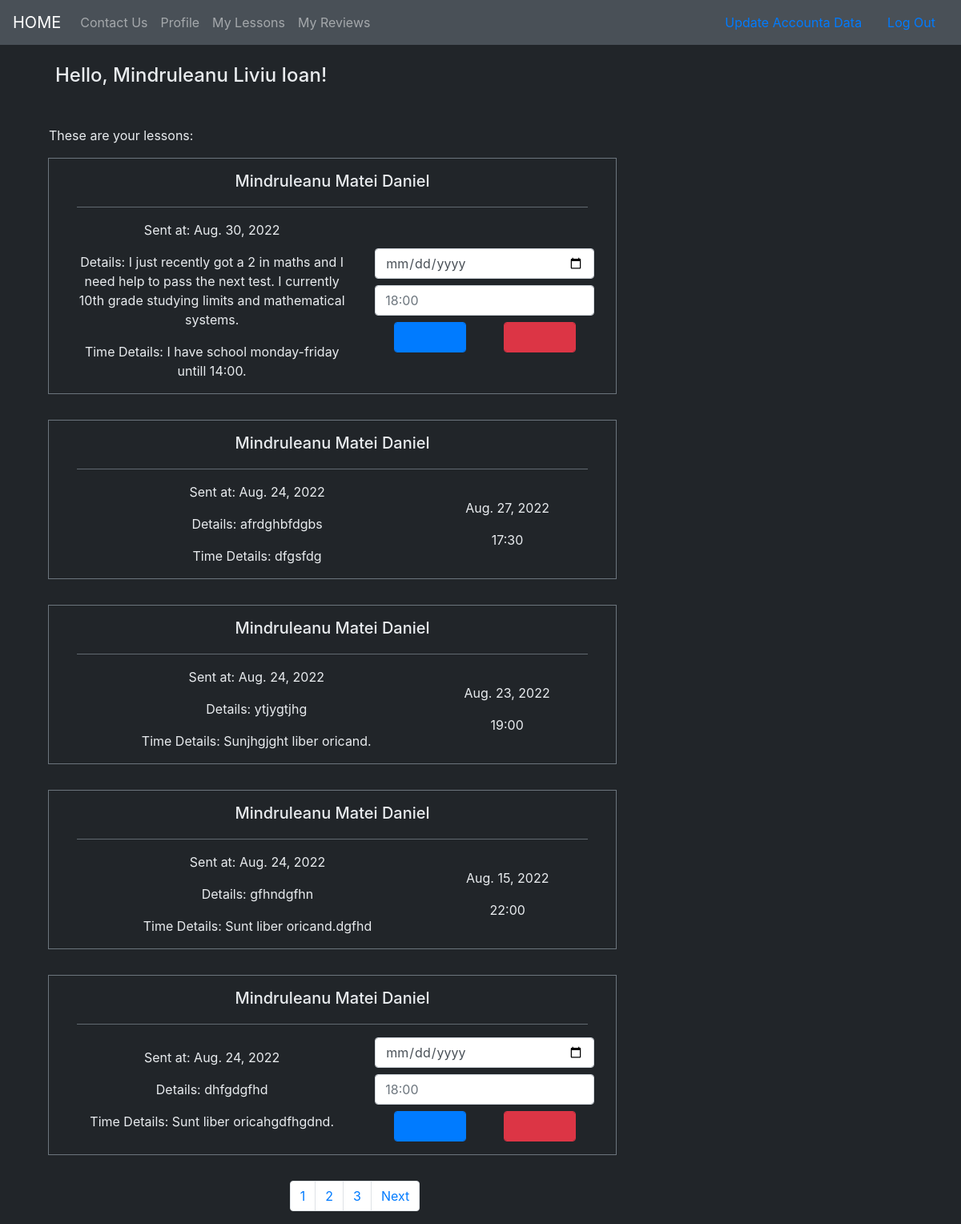
/lessons/t/9/ (signed in), run on the app's committed database.
### accounts/models.py (models this page shows, shortened)
class User(AbstractUser):
    phone_number = models.CharField(max_length=10,blank=False, validators=[phone_number_validator], unique=True)
    email = models.EmailField(unique=True)
    is_student = models.BooleanField(default=False)
    is_teacher = models.BooleanField(default=False)

### lessons/models.py (models this page shows, shortened)
class Lesson(models.Model):
    user = models.ForeignKey(User, on_delete=models.CASCADE)
    teacher = models.ForeignKey(Teacher, on_delete=models.CASCADE, null=True)
    sent_date = models.DateField(auto_now_add=True)
    accepted = models.BooleanField(default=False)
    planned_date = models.DateField(auto_now_add=False, null=True, blank=True)
    planned_time = models.CharField(max_length=164, null=True, blank=True)
    description = models.TextField()
    time_description = models.TextField(default="Sunt liber oricand.")
    class Meta:
        ordering = ["-sent_date"]

### lessons/views.py (the view, shortened to what this page needs)
# urls.py: path('t/<int:pk>/', views.TeacherLessons.as_view(), name='appending_lessons'),
@method_decorator([login_required, teacher_required], name='dispatch')
class TeacherLessons(generic.ListView):
    model = Lesson
    template_name = 'lessons/teacher_lessons_list.html'
    paginate_by = 5
    def get_queryset(self):
        queryset = super(TeacherLessons, self).get_queryset()
        queryset = queryset.filter(teacher=self.request.user.teacher)
        return queryset
    def get_context_data(self,**kwargs):
        context = super().get_context_data(**kwargs)
        context['teacher'] = self.request.user.teacher
        current_date  = datetime.datetime.now().date() + datetime.timedelta(days=2)
        context['current_date'] = str(current_date)
        return context

### lessons/templates/lessons/teacher_lessons_list.html (shortened to what this page needs)
{% extends "base.html" %}
{% block extra_css %}
    {% load static %}
    <link rel="stylesheet" type="text/css" href="{% static 'invicta/css/lessons_and_reviews.css' %}" >
{% endblock %}
{% block content %}
    <h4 class="list-title">Hello, {{user.first_name}} {{user.last_name}}!</h4>
    <p class="list-paragraph">These are your lessons:</p>
    <div class="col-md-8">
        {% for lesson in object_list  %}
            {% include "lessons/_teacher_lesson.html" %}
        {% endfor %}
        {% include "_pagination.html" %}
    </div>
{% endblock %}

### lessons/templates/lessons/_teacher_lesson.html (shortened to what this page needs)
{% load bootstrap_icons %}
<div class="lessons_list_div">
    <h3 class="lesson_title student-name-title">
        {{ lesson.user.first_name }} {{ lesson.user.last_name }}</p>
    </h3>
    <hr class="lesson_hr">
    <div class="lesson_info">
        <div class="student_lesson_left_side">
            <p>
                Sent at: {{ lesson.sent_date }}
            </p>
            <p>
                Details: {{ lesson.description }}
            </p>
            <p>
                Time Details: {{ lesson.time_description }}
            </p>
        </div>
        <div class="student_lesson_right_side">
            {% if lesson.accepted %}
                <p>
                    {{ lesson.planned_date }}
                </p>
                <p>
                    {{ lesson.planned_time }}
                </p>
            {% else %}
                <form method="POST" action="{% url 'lessons:appending_lessons' pk=teacher.pk %}">
                    <div class="form-group">
                        <input type="date" name="date" class="form-control mb-2"
                            placeholder="dd-mm-yyyy" value=""
                            min={{current_date}} max="2030-12-31">
                        <input type="text" name="time" class="form-control mb-2"
                            placeholder="18:00" value="">
                        <div class="form-answers">
                            <button class="btn-primary form-control" type="submit">
                            </button>
                            <a class="btn btn-danger form-control" href="{% url 'lessons:delete_lesson' pk=lesson.pk %}">
                            </a>
                        </div>
                    </div>
                </form>
            {% endif %}
        </div>
    </div>
</div>

### static/invicta/css/master.css (style rules this page uses)
body { background-color: #212529; color: #E9ECEF; }

### static/invicta/css/lessons_and_reviews.css (style rules this page uses)
.lessons_list_div { border : 1px solid #6C757D; margin-bottom: 2em; text-align: center; padding-top: 1em; }
.lesson_info { display: flex; justify-content: space-evenly; align-items: center; }
.lesson_title { margin-bottom: 1em; }
.student_lesson_left_side>p { text-align: center; align-items: center; }
.student_lesson_left_side { width: 50%; align-items: center; text-align: center; }
.list-title { margin: 1em 1em 2em 1em; }
.list-paragraph { font-size: 1em; margin-left: 1em; }
.lesson_hr { background-color: #6C757D; width: 90%; }
.form-answers { display: flex; align-items: center; justify-content: space-around; flex-direction: row; }
.form-answers>button, .form-answers>a { width: 33%; justify-content: center; }
.student-name-title { font-size: 1.25em; }

### data on the page
User: first_name "Mindruleanu", last_name "Liviu Ioan"
Lesson: user.first_name "Mindruleanu", user.last_name "Matei Daniel", sent_date "Aug. 30, 2022", description "I just recently got a 2 in maths and I need help to pass the next test. I currently 10th grade studying limits and mathematical systems.", time_description "I have school monday-friday untill 14:00."
Lesson: user.first_name "Mindruleanu", user.last_name "Matei Daniel", sent_date "Aug. 24, 2022", description "afrdghbfdgbs", time_description "dfgsfdg", planned_date "Aug. 27, 2022", planned_time "17:30"
Lesson: user.first_name "Mindruleanu", user.last_name "Matei Daniel", sent_date "Aug. 24, 2022", description "ytjygtjhg", time_description "Sunjhgjght liber oricand.", planned_date "Aug. 23, 2022", planned_time "19:00"
Lesson: user.first_name "Mindruleanu", user.last_name "Matei Daniel", sent_date "Aug. 24, 2022", description "gfhndgfhn", time_description "Sunt liber oricand.dgfhd", planned_date "Aug. 15, 2022", planned_time "22:00"
Lesson: user.first_name "Mindruleanu", user.last_name "Matei Daniel", sent_date "Aug. 24, 2022", description "dhfgdgfhd", time_description "Sunt liber oricahgdfhgdnd."

### other printed values
{{ number }} "1" "2" "3"
